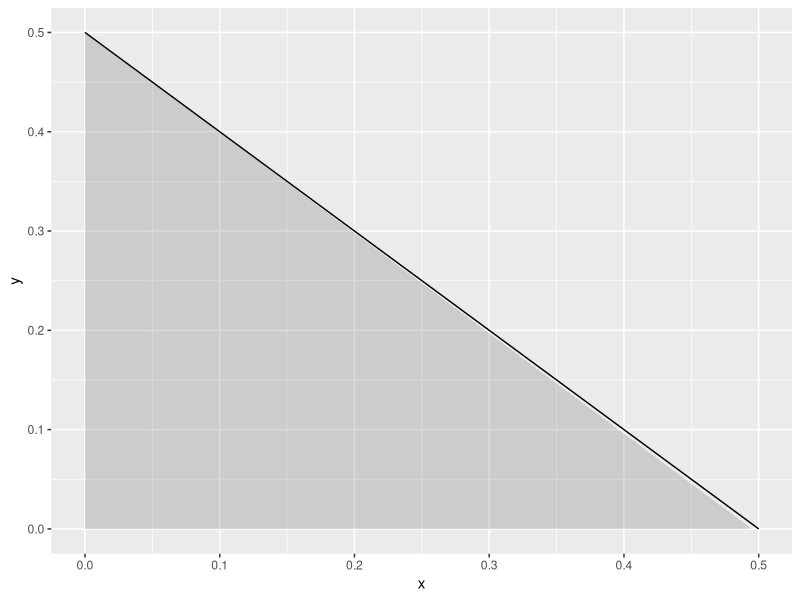
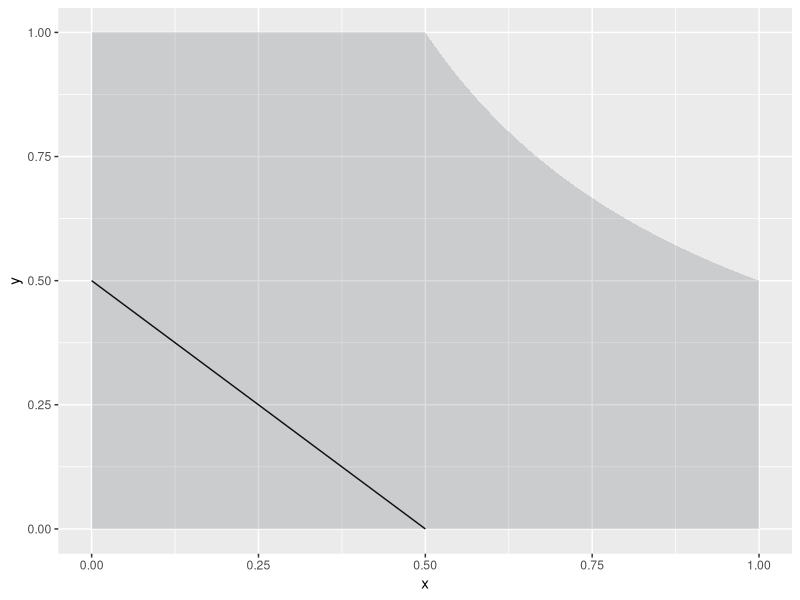
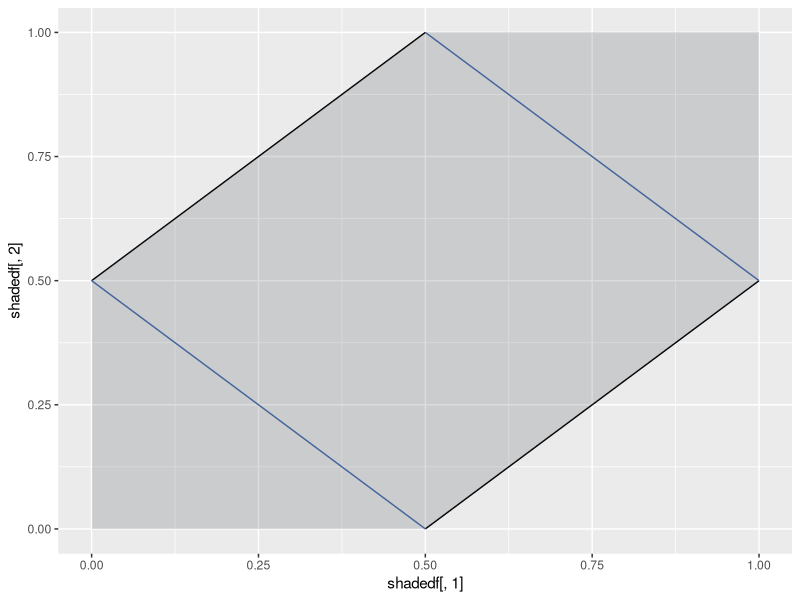
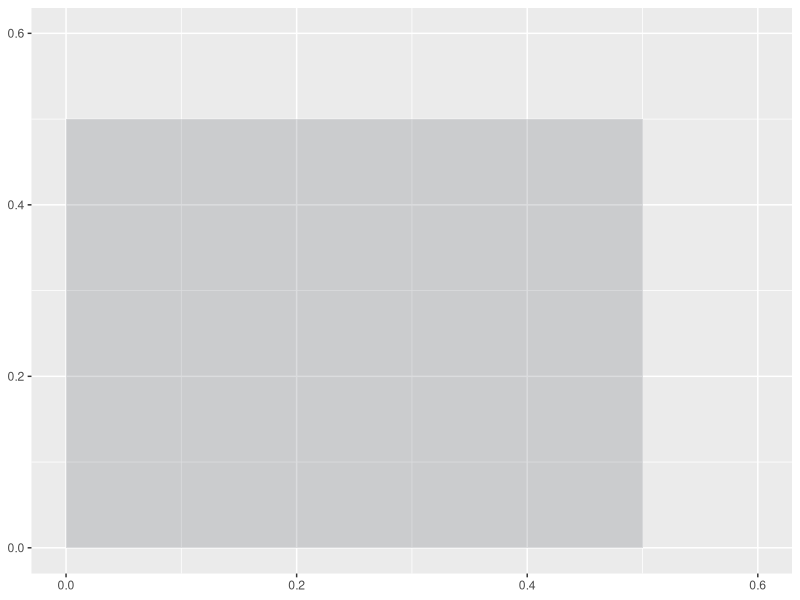

Write R code to recreate these figures, in order.
## ---- chunk 1
knitr::opts_chunk$set(echo = T, warning = F, message = F, collapse = T)
## ---- chunk 2
library(ggplot2)
## ---- chunk 3
B <- runif(n = 5000, min = 0, max = 1)
C <- runif(n = 5000, min = 0, max = 1)
## ---- chunk 4
funcShaded <- function(x) {
    y <- seq(0.5,0, length.out = 100)
    y[x < 0 | x > 0.5] <- NA
    return(y)
}

function1 <- function(x) 0.5 - x
ggplot(data = data.frame(x = 0), mapping = aes(x = x)) +
  stat_function(fun = function1) +
  xlim(0, 0.5) + 
  ylim(0, 0.5) +
  stat_function(fun=funcShaded, geom="area", fill="#4d535e", alpha=0.2)
## ---- chunk 5
base <- 0.5
height <- 0.5
0.5*base*height
## ---- chunk 6
function2 <- function(x) 1/(2*x)
ggplot(data = data.frame(x = 0), mapping = aes(x = x)) +
  stat_function(fun = function1) +
  xlim(0, 1) + 
  ylim(0, 1) +
  geom_rect(aes(xmin=0, xmax=0.5, ymin=0,ymax=1), fill="#4d535e", alpha=0.2) +
  stat_function(fun=function2, geom="area", fill="#4d535e", alpha=0.2)
## ---- chunk 7
integrate(function2, 0.5, 1)[[1]] + 0.5
## ---- chunk 8
function3 <- function(x) x + 1/2
function31 <- function(x) x - 1/2

shadedx <- c(0,0,0.5,1,1,0.5)
shadedy <- c(0,0.5,1,1,0.5,0)
shadedf <- cbind(shadedx, shadedy)

ggplot() +
  stat_function(fun = function3) +
  stat_function(fun = function31) +
  xlim(0, 1) + 
  ylim(0, 1) +
  geom_polygon(aes(shadedf[,1],shadedf[,2]), fill="#4d535e", alpha=0.2) +
  geom_line(aes(x=seq(0,0.5,length.out = 3), y=seq(0.5,0, length.out = 3)), colour = "#44659b") +
  geom_line(aes(x=seq(0.5,1,length.out = 3), y=seq(1,0.5,length.out = 3)), colour="#44659b")
## ---- chunk 9
ggplot() +
  xlim(0, 0.6) + 
  ylim(0, 0.6) +
  geom_rect(aes(xmin=0, xmax=0.5, ymin=0,ymax=0.5), fill="#4d535e", alpha=0.2)
